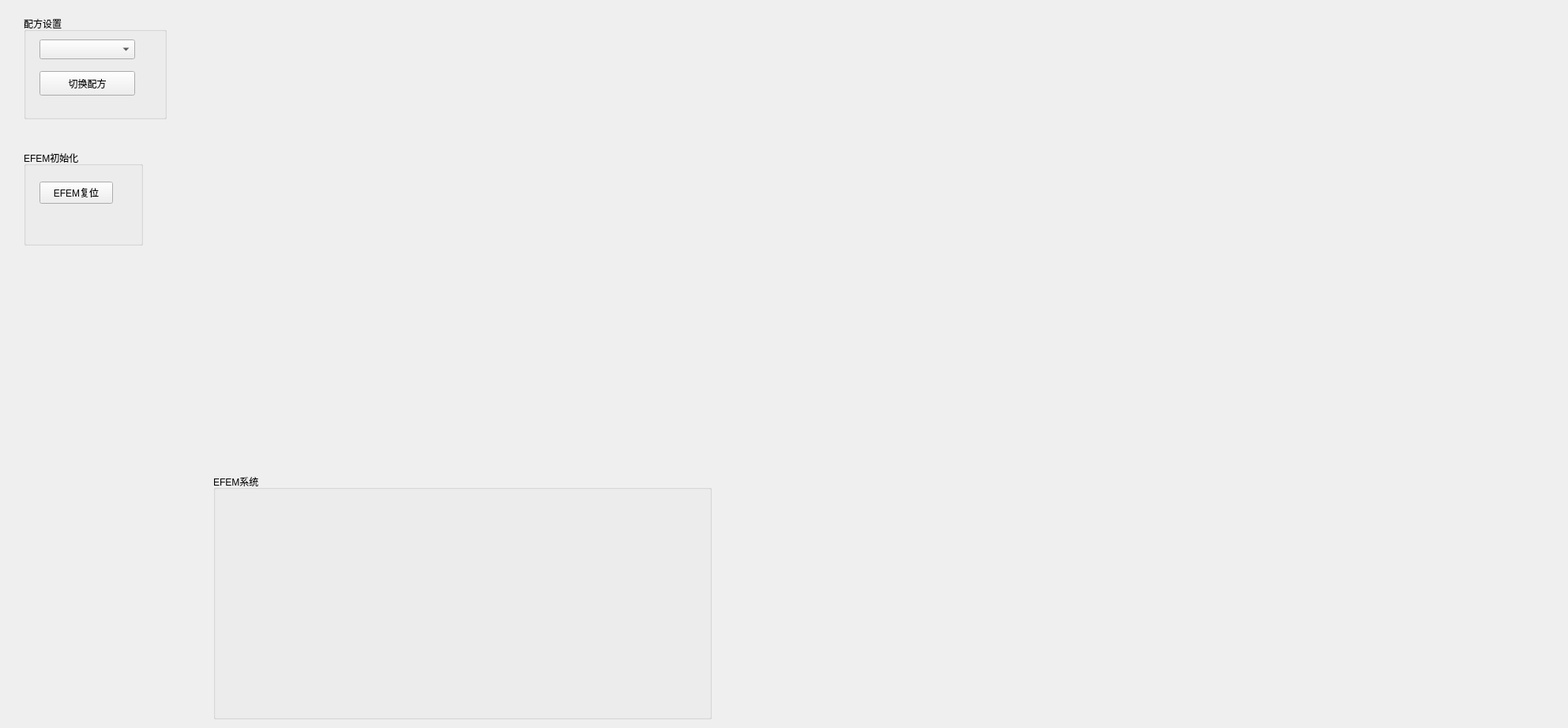
<?xml version="1.0" encoding="UTF-8"?>
<ui version="4.0">
 <class>FortrendStationStatusVTMWidget</class>
 <widget class="QWidget" name="FortrendStationStatusVTMWidget">
  <property name="geometry">
   <rect>
    <x>0</x>
    <y>0</y>
    <width>1985</width>
    <height>922</height>
   </rect>
  </property>
  <property name="minimumSize">
   <size>
    <width>1800</width>
    <height>0</height>
   </size>
  </property>
  <property name="maximumSize">
   <size>
    <width>1985</width>
    <height>1985</height>
   </size>
  </property>
  <property name="windowTitle">
   <string>VTM设备监控系统</string>
  </property>
  <property name="styleSheet">
   <string notr="true"/>
  </property>
  <layout class="QVBoxLayout" name="mainVerticalLayout">
   <property name="spacing">
    <number>5</number>
   </property>
   <property name="leftMargin">
    <number>0</number>
   </property>
   <property name="topMargin">
    <number>0</number>
   </property>
   <property name="rightMargin">
    <number>0</number>
   </property>
   <property name="bottomMargin">
    <number>0</number>
   </property>
   <item>
    <widget class="QWidget" name="processAreaContainer" native="true">
     <property name="minimumSize">
      <size>
       <width>0</width>
       <height>0</height>
      </size>
     </property>
     <property name="maximumSize">
      <size>
       <width>16777215</width>
       <height>16777215</height>
      </size>
     </property>
     <widget class="TM" name="tm_widget" native="true">
      <property name="geometry">
       <rect>
        <x>400</x>
        <y>310</y>
        <width>291</width>
        <height>281</height>
       </rect>
      </property>
      <widget class="vtmrobot" name="robot_widget" native="true">
       <property name="geometry">
        <rect>
         <x>40</x>
         <y>40</y>
         <width>221</width>
         <height>201</height>
        </rect>
       </property>
      </widget>
     </widget>
     <widget class="PMGDTWidget" name="pm2_widget" native="true">
      <property name="geometry">
       <rect>
        <x>290</x>
        <y>150</y>
        <width>251</width>
        <height>261</height>
       </rect>
      </property>
     </widget>
     <widget class="PMGDTWidget" name="pm1_widget" native="true">
      <property name="geometry">
       <rect>
        <x>200</x>
        <y>320</y>
        <width>221</width>
        <height>231</height>
       </rect>
      </property>
     </widget>
     <widget class="PMGDTWidget" name="pm3_widget" native="true">
      <property name="geometry">
       <rect>
        <x>570</x>
        <y>160</y>
        <width>251</width>
        <height>261</height>
       </rect>
      </property>
     </widget>
     <widget class="PMGDTWidget" name="pm4_widget" native="true">
      <property name="geometry">
       <rect>
        <x>610</x>
        <y>320</y>
        <width>221</width>
        <height>231</height>
       </rect>
      </property>
     </widget>
     <widget class="LoadLockA" name="loadlockA_widget" native="true">
      <property name="geometry">
       <rect>
        <x>310</x>
        <y>460</y>
        <width>201</width>
        <height>201</height>
       </rect>
      </property>
     </widget>
     <widget class="LoadLockB" name="loadlockB_widget" native="true">
      <property name="geometry">
       <rect>
        <x>560</x>
        <y>470</y>
        <width>201</width>
        <height>201</height>
       </rect>
      </property>
     </widget>
     <widget class="QWidget" name="gridLayoutWidget">
      <property name="geometry">
       <rect>
        <x>10</x>
        <y>510</y>
        <width>121</width>
        <height>160</height>
       </rect>
      </property>
      <layout class="QGridLayout" name="gridLayoutA"/>
     </widget>
     <widget class="QWidget" name="gridLayoutWidget_2">
      <property name="geometry">
       <rect>
        <x>980</x>
        <y>530</y>
        <width>141</width>
        <height>202</height>
       </rect>
      </property>
      <layout class="QGridLayout" name="gridLayoutB"/>
     </widget>
     <widget class="QGroupBox" name="groupBox">
      <property name="geometry">
       <rect>
        <x>30</x>
        <y>20</y>
        <width>181</width>
        <height>131</height>
       </rect>
      </property>
      <property name="title">
       <string>配方设置</string>
      </property>
      <widget class="QComboBox" name="recipe_box">
       <property name="geometry">
        <rect>
         <x>20</x>
         <y>30</y>
         <width>121</width>
         <height>25</height>
        </rect>
       </property>
       <property name="minimumSize">
        <size>
         <width>0</width>
         <height>25</height>
        </size>
       </property>
      </widget>
      <widget class="QPushButton" name="recipe_btn">
       <property name="geometry">
        <rect>
         <x>20</x>
         <y>70</y>
         <width>121</width>
         <height>31</height>
        </rect>
       </property>
       <property name="text">
        <string>切换配方</string>
       </property>
      </widget>
     </widget>
     <widget class="QGroupBox" name="groupBox_2">
      <property name="geometry">
       <rect>
        <x>30</x>
        <y>190</y>
        <width>151</width>
        <height>121</height>
       </rect>
      </property>
      <property name="title">
       <string>EFEM初始化</string>
      </property>
      <widget class="QPushButton" name="reset_all_btn">
       <property name="geometry">
        <rect>
         <x>20</x>
         <y>40</y>
         <width>93</width>
         <height>28</height>
        </rect>
       </property>
       <property name="text">
        <string>EFEM复位</string>
       </property>
      </widget>
     </widget>
     <widget class="QStackedWidget" name="stackedWidget">
      <property name="geometry">
       <rect>
        <x>1180</x>
        <y>10</y>
        <width>671</width>
        <height>660</height>
       </rect>
      </property>
      <property name="currentIndex">
       <number>1</number>
      </property>
      <widget class="QWidget" name="page"/>
      <widget class="QWidget" name="page_2"/>
     </widget>
     <widget class="QStackedWidget" name="center_layout">
      <property name="geometry">
       <rect>
        <x>830</x>
        <y>20</y>
        <width>351</width>
        <height>271</height>
       </rect>
      </property>
      <widget class="QWidget" name="page_3"/>
      <widget class="QWidget" name="page_4"/>
     </widget>
     <widget class="QGroupBox" name="efemAreaGroupBox">
      <property name="geometry">
       <rect>
        <x>270</x>
        <y>600</y>
        <width>631</width>
        <height>311</height>
       </rect>
      </property>
      <property name="minimumSize">
       <size>
        <width>0</width>
        <height>200</height>
       </size>
      </property>
      <property name="maximumSize">
       <size>
        <width>980</width>
        <height>600</height>
       </size>
      </property>
      <property name="title">
       <string>EFEM系统</string>
      </property>
      <layout class="QHBoxLayout" name="efemHorizontalLayout">
       <property name="spacing">
        <number>10</number>
       </property>
       <property name="leftMargin">
        <number>10</number>
       </property>
       <property name="topMargin">
        <number>10</number>
       </property>
       <property name="rightMargin">
        <number>10</number>
       </property>
       <property name="bottomMargin">
        <number>10</number>
       </property>
       <item>
        <widget class="RobotArmWidget" name="widget" native="true"/>
       </item>
      </layout>
     </widget>
    </widget>
   </item>
  </layout>
 </widget>
 <customwidgets>
  <customwidget>
   <class>TM</class>
   <extends>QWidget</extends>
   <header location="global">tm.h</header>
   <container>1</container>
  </customwidget>
  <customwidget>
   <class>vtmrobot</class>
   <extends>QWidget</extends>
   <header location="global">vtmrobot.h</header>
   <container>1</container>
  </customwidget>
  <customwidget>
   <class>PMGDTWidget</class>
   <extends>QWidget</extends>
   <header location="global">gdt_pmwidget.h</header>
   <container>1</container>
  </customwidget>
  <customwidget>
   <class>LoadLockA</class>
   <extends>QWidget</extends>
   <header location="global">loadlockA.h</header>
   <container>1</container>
  </customwidget>
  <customwidget>
   <class>LoadLockB</class>
   <extends>QWidget</extends>
   <header location="global">loadlockB.h</header>
   <container>1</container>
  </customwidget>
  <customwidget>
   <class>RobotArmWidget</class>
   <extends>QWidget</extends>
   <header location="global">robotarmwidget.h</header>
   <container>1</container>
  </customwidget>
 </customwidgets>
 <resources/>
 <connections/>
</ui>
